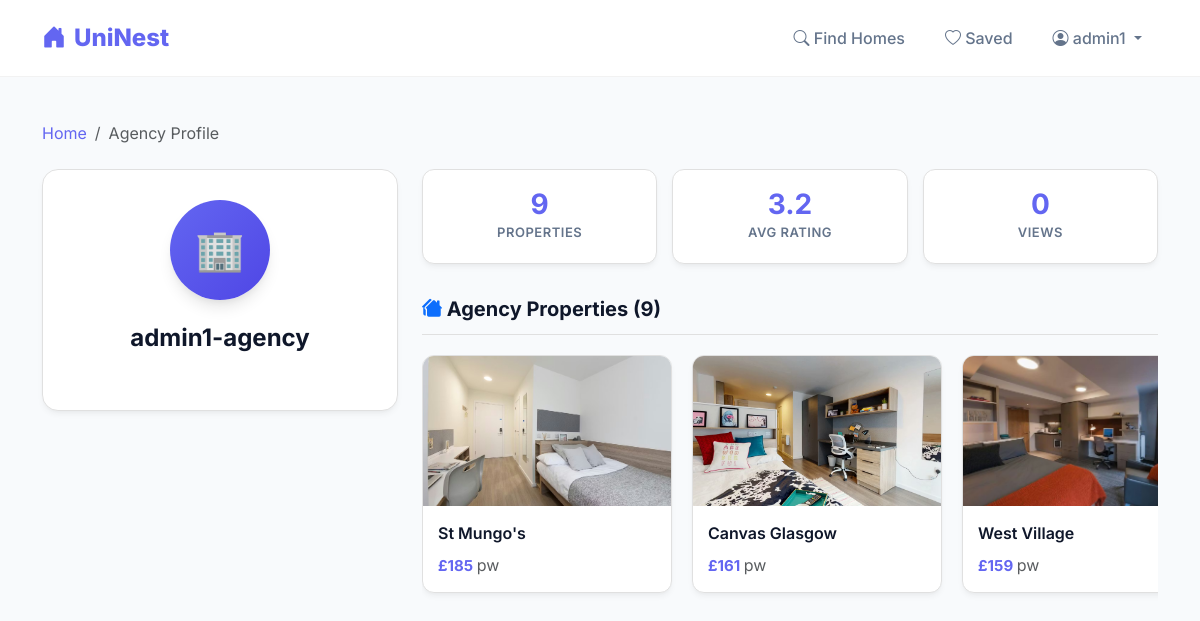
/agency/6/ (signed in), run on the app's committed database.
### properties/models.py (models this page shows, shortened)
class User(AbstractUser):
    ROLE_CHOICES = (
        ('user', 'Student User'),
        ('agency', 'Agency'),
        ('admin', 'Administrator'),
    )
    role = models.CharField(max_length=10, choices=ROLE_CHOICES, default='user')

class Property(models.Model):
    title = models.CharField(max_length=200)
    description = models.TextField()
    price = models.IntegerField(verbose_name="Price (£/week)")
    zip_code = models.CharField(max_length=10)
    image = models.ImageField(upload_to="images/", blank=True, null=True)
    user = models.ForeignKey(User, on_delete=models.CASCADE)
    created_at = models.DateTimeField(auto_now_add=True)
    address = models.CharField(max_length=300, blank=True, verbose_name="Full Address")
    area = models.CharField(max_length=100, blank=True, null=True)
    latitude = models.DecimalField(max_digits=9, decimal_places=7, null=True, blank=True, verbose_name="Latitude")
    longitude = models.DecimalField(max_digits=10, decimal_places=7, null=True, blank=True, verbose_name="Longitude")
    distance_from_campus = models.CharField(max_length=50, blank=True, verbose_name="Distance from Campus")

### properties/views.py (the view)
# urls.py: path('agency/<int:user_id>/', views.agency_info, name = 'agency_info')
@login_required
def agency_info(request, user_id):
    agency_user = get_object_or_404(User, pk=user_id, role='agency')
    agency_profile, created = AgencyProfile.objects.get_or_create(user=agency_user)
    properties = Property.objects.filter(user=agency_user).order_by('-created_at')
    total_properties = properties.count()
    avg_rating = agency_profile.get_avg_rating()
    recent_properties = properties[:5]
    context = {
        'agency_user': agency_user,
        'agency_profile': agency_profile,
        'properties': properties,
        'total_properties': total_properties,
        'avg_rating': avg_rating,
    }
    return render(request, "info/agency_info.html", context)

### properties/models.py (called while the page is built)
    def get_avg_rating(self):
        properties = Property.objects.filter(user=self.user)
        if not properties.exists():
            return 0
        total_rating = 0
        count = 0
        for prop in properties:
            reviews = prop.reviews.all()
            if reviews.exists():
                for review in reviews:
                    total_rating += review.rating
                    count += 1
        return round(total_rating / count, 1) if count > 0 else 0

### properties/templates/info/agency_info.html (shortened to what this page needs)
{% extends 'base/base.html' %}
{% block content %}
<div class="container py-4">
    <nav aria-label="breadcrumb" class="mb-4">
        <ol class="breadcrumb">
            <li class="breadcrumb-item"><a href="{% url 'home' %}" class="text-decoration-none" style="color: var(--primary-color);">Home</a></li>
            <li class="breadcrumb-item active" aria-current="page">Agency Profile</li>
        </ol>
    </nav>
    <div class="row">
        <div class="col-lg-4 mb-4 animate-fade-in-up">
            <div class="profile-card position-sticky" style="top: 90px;">
                {% if agency_profile.avatar %}
                    <img src="{{ agency_profile.avatar.url }}" alt="Avatar" class="avatar-image">
                {% else %}
                    <div class="avatar-circle">🏢</div>
                {% endif %}
                <div class="agency-name">
                    {% if agency_profile.agency_name %}{{ agency_profile.agency_name }}{% else %}{{ agency_user.username }}{% endif %}
                </div>
            </div>
        </div>
        <div class="col-lg-8 animate-fade-in-up delay-100">
            <div class="stats-container">
                <div class="stat-card">
                    <div class="stat-number">{{ total_properties }}</div>
                    <div class="stat-label">Properties</div>
                </div>
                <div class="stat-card">
                    <div class="stat-number">{{ avg_rating|floatformat:1 }}</div>
                    <div class="stat-label">Avg Rating</div>
                </div>
                <div class="stat-card">
                    <div class="stat-number">0</div>
                    <div class="stat-label">Views</div>
                </div>
            </div>
            <div class="section-header mt-0">
                <div class="section-title"><i class="bi bi-houses-fill text-primary"></i> Agency Properties ({{ total_properties }})</div>
            </div>
            {% if properties %}
                <div class="scroll-container">
                    {% for property in properties %}
                    <a href="{% url 'property_detail' property.id %}" style="text-decoration: none; color: inherit;">
                        <div class="property-card">
                            {% if property.image %}
                                <img src="{{ property.image.url }}" alt="{{ property.title }}" class="property-image">
                            {% else %}
                                <div class="property-image d-flex align-items-center justify-content-center"><i class="bi bi-image text-muted fs-3"></i></div>
                            {% endif %}
                            <div class="property-info">
                                <div class="property-title">{{ property.title }}</div>
                                <div class="property-price">£{{ property.price }} <span class="text-muted fw-normal fs-6">pw</span></div>
                            </div>
                        </div>
                    </a>
                    {% endfor %}
                </div>
            {% else %}
                <div class="empty-state">
                    <i class="bi bi-house-x text-muted fs-1 mb-3 d-block"></i>
                    No properties listed yet
                </div>
            {% endif %}
        </div>
    </div>
</div>
{% endblock %}

### properties/templates/base/base.html (shortened to what this page needs)
<!DOCTYPE html>
<html lang="en">
<head>
    <link href="https://cdn.jsdelivr.net/npm/bootstrap@5.3.3/dist/css/bootstrap.min.css" rel="stylesheet">
    <link rel="stylesheet" href="https://cdn.jsdelivr.net/npm/bootstrap-icons@1.11.3/font/bootstrap-icons.min.css">
</head>
<body>
    <nav class="navbar navbar-expand-lg modern-navbar">
        <div class="container max-w-1200">
            <a class="navbar-brand" href="{% url 'home' %}">
                <i class="bi bi-house-door-fill"></i> UniNest
            </a>
            <div class="collapse navbar-collapse" id="navbarNav">
                <ul class="navbar-nav ms-auto align-items-center gap-2">
                    <li class="nav-item">
                        <a class="nav-link" href="{% url 'home' %}"><i class="bi bi-search"></i> Find Homes</a>
                    </li>
                    {% if user.is_authenticated %}
                        <li class="nav-item">
                            <a class="nav-link" href="{% url 'my_likes' %}"><i class="bi bi-heart"></i> Saved</a>
                        </li>
                        <li class="nav-item dropdown">
                            <a class="nav-link dropdown-toggle" href="#" id="userDropdown" role="button" data-bs-toggle="dropdown">
                                <i class="bi bi-person-circle"></i> {{ user.username }}
                            </a>
                        </li>
                    {% endif %}
                </ul>
            </div>
        </div>
    </nav>
    <div class="main-container">
        <div id="toast-container" class="position-fixed top-0 end-0 p-3" style="z-index: 1060; margin-top: 70px;">
        </div>
        {% block content %}
        {% endblock %}
    </div>
</body>
</html>

### properties/templates/base/base.html (style rules this page uses)
:root { --primary-color: #6366f1; --primary-hover: #4f46e5; --secondary-color: #14b8a6; --accent-color: #f43f5e; --bg-light: #f8fafc; --text-dark: #0f172a; --text-muted: #64748b; --card-bg: #ffffff; --border-radius: 16px; --shadow-sm: 0 4px 6px -1px rgba(0, 0, 0, 0.05), 0 2px 4px -1px rgba(0, 0, 0, 0.03); --shadow-md: 0 10px 15px -3px rgba(0, 0, 0, 0.1), 0 4px 6px -2px rgba(0, 0, 0, 0.05); --shadow-lg: 0 20px 25px -5px rgba(99, 102, 241, 0.15), 0 10px 10px -5px rgba(99, 102, 241, 0.04); --transition: all 0.3s cubic-bezier(0.4, 0, 0.2, 1); --transition-bounce: all 0.5s cubic-bezier(0.68, -0.55, 0.265, 1.55); }
.animate-fade-in-up { animation: fadeInUp 0.6s cubic-bezier(0.16, 1, 0.3, 1) forwards; opacity: 0; }
.delay-100 { animation-delay: 100ms; }
body { background-color: var(--bg-light); min-height: 100vh; margin: 0; font-family: 'Inter', -apple-system, BlinkMacSystemFont, "Segoe UI", Roboto, sans-serif; display: flex; flex-direction: column; color: var(--text-dark); }
.main-container { flex: 1; background: transparent; width: 100%; max-width: 1200px; margin: 0 auto; position: relative; display: flex; flex-direction: column; padding: 20px; }
.modern-navbar { background: rgba(255, 255, 255, 0.9); backdrop-filter: blur(10px); border-bottom: 1px solid rgba(0,0,0,0.05); padding: 15px 0; position: sticky; top: 0; z-index: 1000; }
.navbar-brand { font-weight: 800; font-size: 1.5rem; color: var(--primary-color) !important; display: flex; align-items: center; gap: 8px; }
.nav-link { font-weight: 500; color: var(--text-muted); transition: var(--transition); padding: 8px 16px !important; border-radius: 8px; }

### properties/templates/info/agency_info.html (style rules this page uses)
.profile-card { background: white; border: 1px solid #e0e0e0; border-radius: var(--border-radius); padding: 30px; margin-bottom: 30px; text-align: center; box-shadow: var(--shadow-sm); }
.avatar-circle { width: 100px; height: 100px; border-radius: 50%; background: linear-gradient(135deg, var(--primary-color), var(--primary-hover)); display: flex; align-items: center; justify-content: center; font-size: 40px; font-weight: bold; color: white; margin: 0 auto 20px; box-shadow: var(--shadow-md); }
.agency-name { font-size: 24px; font-weight: bold; margin-bottom: 5px; color: var(--text-dark); }
.stats-container { display: grid; grid-template-columns: repeat(3, 1fr); gap: 15px; margin-bottom: 30px; }
.stat-card { background: white; border: 1px solid #e0e0e0; border-radius: 12px; padding: 20px 15px; text-align: center; box-shadow: var(--shadow-sm); transition: var(--transition); }
.stat-number { font-size: 28px; font-weight: bold; color: var(--primary-color); margin-bottom: 5px; line-height: 1; }
.stat-label { font-size: 13px; color: var(--text-muted); text-transform: uppercase; letter-spacing: 0.5px; font-weight: 600; }
.section-header { display: flex; justify-content: space-between; align-items: center; margin: 40px 0 20px; border-bottom: 1px solid #e0e0e0; padding-bottom: 10px; }
.section-title { font-size: 20px; font-weight: bold; color: var(--text-dark); }
.scroll-container { display: flex; overflow-x: auto; gap: 20px; padding-bottom: 15px; -webkit-overflow-scrolling: touch; }
.property-card { width: 250px; background: white; border: 1px solid #e0e0e0; border-radius: 12px; overflow: hidden; flex-shrink: 0; transition: var(--transition); box-shadow: var(--shadow-sm); }
.property-image { width: 100%; height: 150px; object-fit: cover; background: var(--bg-light); }
.property-info { padding: 15px; }
.property-title { font-size: 16px; margin-bottom: 8px; white-space: nowrap; overflow: hidden; text-overflow: ellipsis; color: var(--text-dark); font-weight: 600; }
.property-price { color: var(--primary-color); font-weight: bold; font-size: 15px; }

### data on the page
User: username "admin1"
User: username "admin1-agency"
Property: image (picture), title "St Mungo's", price "185"
Property: image (picture), title "Canvas Glasgow", price "161"
Property: image (picture), title "West Village", price "159"

### other printed values
{{ total_properties }} "9"
{{ avg_rating|floatformat:1 }} "3.2"
